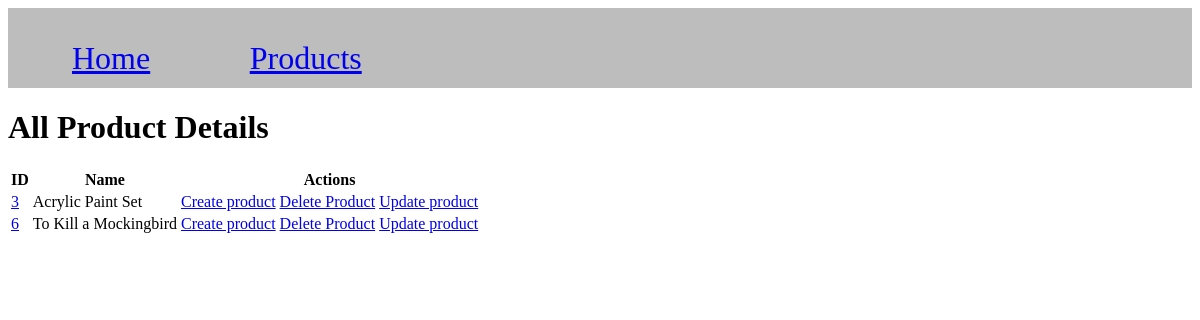
/products/, run on an earlier commit of the app's database.
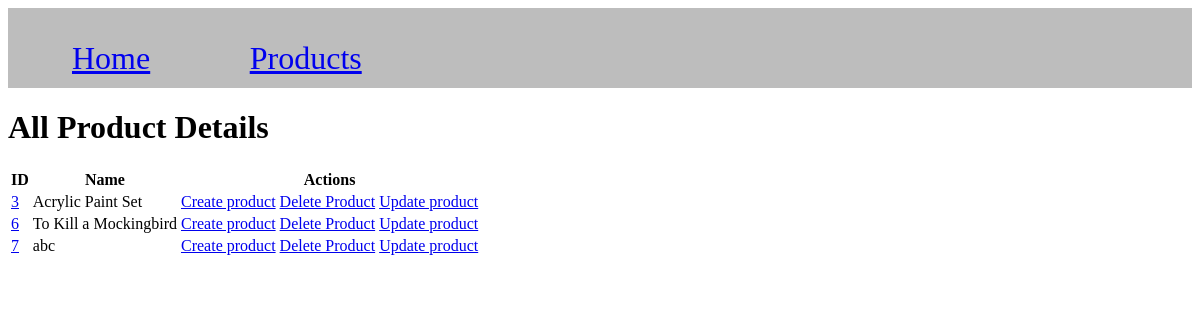
And on a later commit of the database.
### product/models.py (models this page shows, shortened)
class Product(models.Model):
    name = models.CharField(max_length=50)
    description = models.CharField(max_length=150)
    price = models.FloatField()
    in_stock = models.BooleanField(default=True)
    created_at = models.DateTimeField(auto_now_add=True)
    updated_at = models.DateTimeField(auto_now=True)

### product/views.py (the view)
# urls.py: path("products/", views.products, name="products"),
def products(request):
    if request.method == "GET":
        product = Product.objects.all()
        return render(request, "products.html", {"products": product})

### templates/products.html (shortened to what this page needs)
{% include 'navbar.html' %}
<!DOCTYPE html>
<html lang="en">
<head>
</head>
<body>
     <h1>All Product Details</h1>
     <table>
        <thead>
            <tr>
                <th>ID</th>
                <th>Name</th>
                <th>Actions</th>
            </tr>
        </thead>
        <tbody>
            {% for product in products  %}
            <tr>
            <td><a href="{% url 'displayproduct' product.id %}">{{product.id}}</a></td>
            <td>{{product.name}}</td>
            <td>
            <a href="{% url 'createproduct' %}" class="btn">Create product</a>
            <a href="{% url 'deleteproduct' %}" class="btn">Delete Product</a>
            <a href="{% url 'updateproduct' product.id %}" class="btn">Update product</a>
            </td>
            </tr>
            {% endfor %}
        </tbody>
     </table>
</body>
</html>

### templates/navbar.html (shortened to what this page needs)
{% load static%}
<!DOCTYPE html>
<html lang="en">
<head>
     <link rel="stylesheet" href="{% static 'navbar.css' %}">
</head>
<body>
    <div class="navbar">
        <div id="one"><a href="{% url 'home' %}">Home</a></div>
        <div id="two"><a href="{% url 'products' %}">Products</a></div>
    </div>
</body>
</html>

### static/navbar.css (style rules this page uses)
.navbar { display: flex; flex-direction: row; gap: 3%; background-color: rgb(189, 189, 189); width: 100%; height:80px; }
#one { padding: 2rem; padding-left: 4rem; font-size: xx-large; }
#two { padding: 2rem; font-size: xx-large; }

What changed in the data, as far as the page shows it:
added Product: id "7", name "abc"
